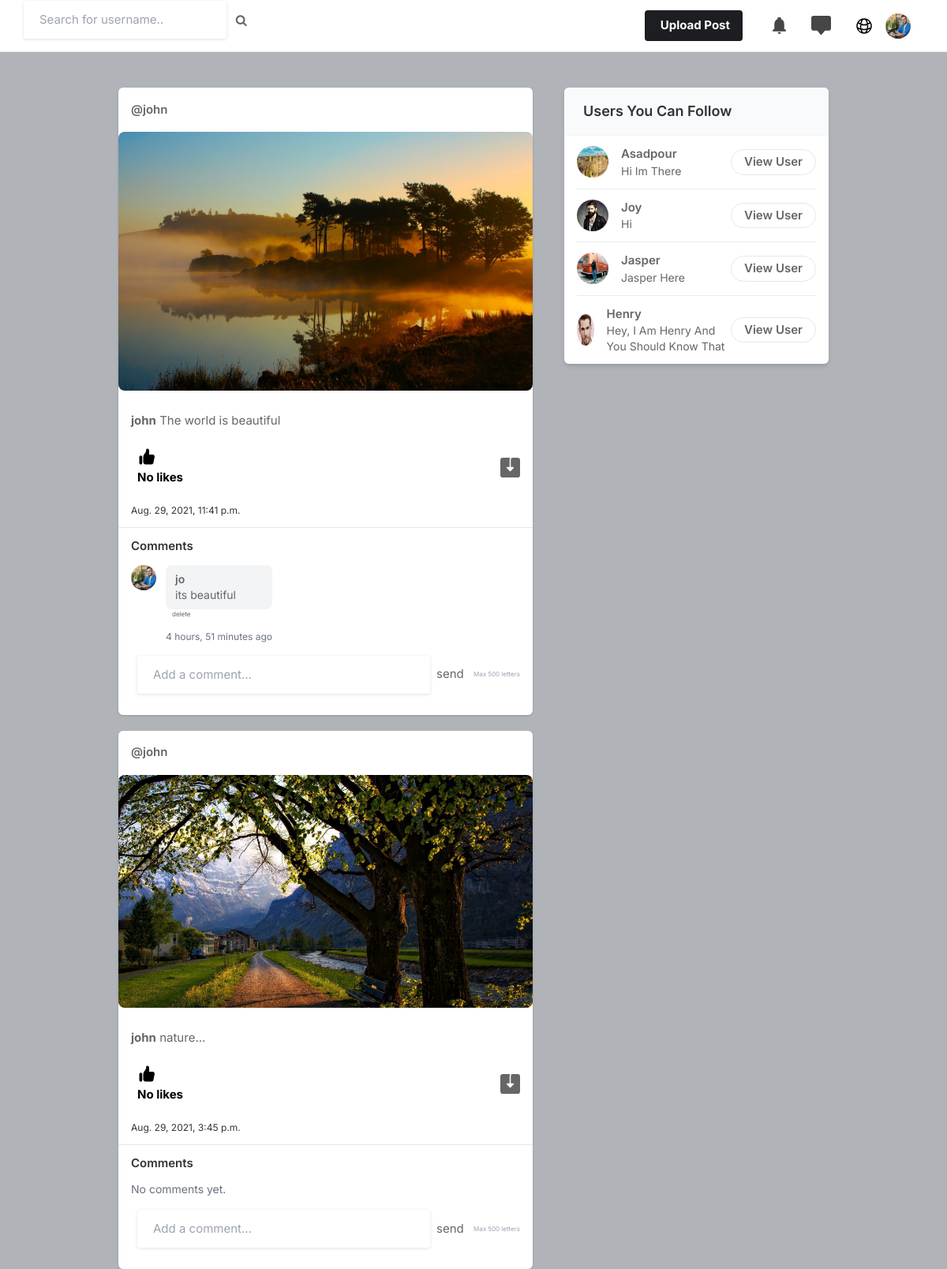
Screenshot of / (signed in) with the database file from the repository.
### core/models.py (models this page shows, shortened)
class Profile(models.Model):
    user = models.OneToOneField(User, on_delete=models.CASCADE, related_name='profile')
    id_user = models.IntegerField()
    bio = models.TextField(blank=True)
    email_confirmed = models.BooleanField(default=False)
    phone_confirmed = models.BooleanField(default=False)
    phone_number = models.TextField(blank=True)
    private_public = models.BooleanField(default=False)
    profileimg = models.ImageField(upload_to='profile_images',default='blank-profile-picture.png')
    profilebackground = models.ImageField(upload_to='profile_images',default='blank-profile-picture.png')
    location = models.CharField(max_length=100, blank=True)

class Post(models.Model):
    id = models.UUIDField(primary_key=True, default=uuid.uuid4, editable=False)
    user = models.CharField(max_length=100)
    image = models.FileField(upload_to='post_images',default='blank-post-picture.png')
    caption = models.TextField()
    created_at = models.DateTimeField(default=datetime.now)
    no_of_likes = models.IntegerField(default=0)

class Comments(models.Model):
    post = models.ForeignKey(Post, on_delete=models.CASCADE, related_name='comments')
    user = models.ForeignKey(User, on_delete=models.CASCADE)
    comment = models.TextField(max_length=500)
    created_at = models.DateTimeField(default=datetime.now)

### core/views.py (the view, shortened to what this page needs)
# urls.py: path('',views.index,name='index'),
@login_required(login_url='signin')
def index(request):
    user_object = User.objects.get(username=request.user.username)
    try:
        user_profile = Profile.objects.get(user=user_object)
    except Profile.DoesNotExist:
        return redirect('signin')
    user_following_list = []
    feed = []
    user_following = FollowersCount.objects.filter(follower=request.user.username)
    for users in user_following:
        user_following_list.append(users.user)
    for usernames in user_following_list:
        feed_lists = Post.objects.filter(user=usernames).prefetch_related('comments__user__profile')
        feed.append(feed_lists)
    feed_list = list(chain(*feed))
    following_with_profiles = []
    for follow in user_following:
        try:
            profile = Profile.objects.get(user__username=follow.user)
            time_diff = timezone.now() - follow.created_at
            total_minutes = int(time_diff.total_seconds() // 60)
            hours = total_minutes // 60
            minutes = total_minutes % 60
            if hours > 0:
                time_ago_str = f"{hours} ساعت و {minutes} دقیقه پیش"
            else:
                time_ago_str = f"{minutes} دقیقه پیش"
            if hours < 24:
                following_with_profiles.append({
                    'username': follow.user,
                    'profileimg': profile.profileimg.url,
                    'created_at': time_ago_str,
                })
        except Profile.DoesNotExist:
            continue
    user_requests = RequestFollow.objects.filter(user=request.user)
    request_with_profiles = []
    all_users = User.objects.all()
    user_following_all = []
    for user in user_following:
        user_list = User.objects.get(username=user.user)
        user_following_all.append(user_list)
    new_suggestion_list = [x for x in list(all_users) if(x not in list(user_following_all))]
    current_user = User.objects.filter(username=request.user.username)
    final_suggestion_list = [x for x in list(new_suggestion_list) if  (x not in list(current_user)) ]
    random.shuffle(final_suggestion_list)
    username_profile = []
    username_profile_list = []
    for users in final_suggestion_list:
        username_profile.append(users.id)
    for ids in username_profile:
        profile_lists = Profile.objects.filter(id_user=ids)
        username_profile_list.append(profile_lists)
    suggestions_username_profile_list = list(chain(*username_profile_list))
    return render(request, 'index.html', {'user_profile': user_profile,'following_notifications':following_with_profiles,'request_notifications':request_with_profiles,'posts': feed_list,'suggestions_username_profile_list':suggestions_username_profile_list[:4]})

### templates/index.html (shortened to what this page needs)
{% load static %}
<html lang="en">
<head>
    <link rel="stylesheet" href="{% static 'assets/css/icons.css' %}">
    <link rel="stylesheet" href="{% static 'assets/css/uikit.css' %}">
    <link rel="stylesheet" href="{% static 'assets/css/style.css' %}">
    <link rel="stylesheet" href="https://cdnjs.cloudflare.com/ajax/libs/font-awesome/6.6.0/css/all.min.css">
    <link rel="stylesheet" href="{% static 'assets/css/tailwind.css' %}">
    <link rel="stylesheet" href="https://cdnjs.cloudflare.com/ajax/libs/font-awesome/4.7.0/css/font-awesome.min.css">
</head>
<body>
            <header>
                <div class="header_inner">
                    <form action="/search" method="POST">
                    <div class="left-side">
                         <input type="text" name="username" placeholder="Search for username..">&nbsp; &nbsp;
                        <button type="submit"><i class="fa fa-search fa-1x"></i></button>
                    </div>
                    </form>
                    <div class="right-side lg:pr-4">
                        <a href="#"
                            class="bg-pink-500 flex font-bold hidden hover:bg-pink-600 hover:text-white inline-block items-center lg:block max-h-10 mr-4 px-4 py-2 rounded shado text-white">
                              Upload Post
                        </a>
                         <a href="#" class="header-links-item">
                        </a>
                     <a href="/messages" class="header-links-item">
                        </a>
                        <a href="/explore" title="Explore" style="display: inline-block; margin-left: 20px; color: black;">
                        </a>
                        <a href="#">
                            <img src="{{user_profile.profileimg.url}}" class="header-avatar" alt="">
                        </a>
                    </div>
                </div>
            </header>
            <div class="container m-auto">
                <div class="lg:flex justify-center lg:space-x-10 lg:space-y-0 space-y-5">
                <div class="space-y-5 flex-shrink-0 lg:w-7/12">
                    {% for post in posts reversed %}
                    <div class="bg-white shadow rounded-md -mx-2 lg:mx-0">
                    <div class="flex justify-between items-center px-4 py-3">
                        <div class="flex flex-1 items-center space-x-4">
                            <span class="block font-semibold "><a href="/profile/{{post.user}}">@{{post.user}}</a></span>
                        </div>
                        <div>
                            <a href="#"> <i class="icon-feather-more-horizontal text-2xl hover:bg-gray-200 rounded-full p-2 transition -mr-1 "></i> </a>
                        </div>
                    </div>
                <div class="post-media mb-3">
                    {% if post.image %}
                    {% if post.image.url|lower|slice:'-4:' == '.mp4' or post.image.url|lower|slice:'-5:' == '.webm' or post.image.url|lower|slice:'-4:' == '.mov' %}
                    <video controls style="width: 100%; max-height: 500px; object-fit: cover; border-radius: 8px;">
                        <source src="{{ post.image.url }}" type="video/mp4">
                    </video>
                    {% else %}
                    <a href="{{ post.image.url }}" uk-lightbox>
                        <img src="{{ post.image.url }}" alt="post media" style="width: 100%; max-height: 500px; object-fit: cover; border-radius: 8px;">
                    </a>
                    {% endif %}
                    {% endif %}
                </div>
                <div class="py-3 px-4 space-y-3">
                    <p>
                        <a href="/profile/{{post.user}}"><strong>{{post.user}}</strong></a> {{post.caption}}
                    </p>
                    <div class="flex space-x-4 lg:font-bold">
                        <a href="/like-post?post_id={{post.id}}" class="flex items-center space-x-2">
                            <div class="p-2 rounded-full text-black">
                                {% if post.no_of_likes == 0 %}
                                <p>No likes</p>
                                {% elif post.no_of_likes == 1 %}
                                <p>Liked by {{post.no_of_likes}} person</p>
                                {% else %}
                                <p>Liked by {{post.no_of_likes}} people</p>
                                {% endif %}
                            </div>
                        </a>
                        <a href="{{post.image.url}}" class="flex items-center space-x-2 flex-1 justify-end" download>
                        </a>
                    </div>
                    <h6 style="font-size: 12px;">
                        {{post.created_at}}
                    </h6>
                </div>
                    <div class="border-t border-gray-200 px-4 py-3">
                        <h3 class="font-semibold mb-3">Comments</h3>
                    <div class="space-y-3 mb-4">
                        {% for comment in post.comments.all %}
                        <div class="flex items-start space-x-3">
                            <a href="/profile/{{ comment.user.username }}">
                                <img src="{{ comment.user.profile.profileimg.url }}" class="w-8 h-8 rounded-full">
                            </a>
                        <div>
                            <div class="bg-gray-100 rounded-lg px-3 py-2">
                                <a href="/profile/{{ comment.user.username }}" class="font-semibold text-sm">
                                    {{ comment.user.username }}
                                </a>
                                <p class="text-sm" name="comment_txt">{{ comment.comment }}</p>
                            </div>
                            {% if comment.user.username == user.username %}
                            <form method="POST" action="/comment/delete/{{ post.id }}" class="flex items-center space-x-2">
                                <button style="font-size : 8px;" type="submit">delete</button>
                            </form>
                            {% endif %}
                            <span class="text-xs text-gray-500">{{ comment.created_at|timesince }} ago</span>
                        </div>
                    </div>
                        {% empty %}
                        <p class="text-gray-500 text-sm">No comments yet.</p>
                    {% endfor %}
                    </div>
                    <form method="POST" action="/comment/{{ post.id }}" class="flex items-center space-x-2">
                        <input type="text" name="comment_text" maxlength="500" placeholder="Add a comment..." class="flex-1 border border-gray-300 rounded-full px-4 py-2 focus:outline-none focus:ring-2 focus:ring-blue-500 focus:border-transparent">
                            <button type="submit">
                                send
                            </button>
                            <p class="text-[10px] text-gray-400 ml-2" style="font-size:8px;">Max 500 letters</p>
                    </form>
                    </div>
                        </div>
                    {% endfor %}
                    </div>
            <div class="lg:col-span-5">
                <div class="sticky top-4">
                    <div class="bg-white shadow-md rounded-md overflow-hidden">
                        <div class="bg-gray-50 border-b border-gray-100 py-4 px-6">
                            <h2 class="font-semibold text-lg">Users You Can Follow</h2>
                        </div>
                        <div class="divide-gray-300 divide-gray-50 divide-opacity-50 divide-y px-4">
                            {% for suggestion in suggestions_username_profile_list %}
                            <div class="flex items-center justify-between py-3">
                                <div class="flex flex-1 items-center space-x-4">
                                    <a href="/profile/{{suggestion.user}}">
                                        <img src="{{suggestion.profileimg.url}}" class="bg-gray-200 rounded-full w-10 h-10">
                                    </a>
                                    <div class="flex flex-col">
                                        <span class="block capitalize font-semibold">{{suggestion.user}}</span>
                                        <span class="block capitalize text-sm">{{suggestion.bio}}</span>
                                    </div>
                                </div>
                                <a href="/profile/{{suggestion.user}}" class="border border-gray-200 font-semibold px-4 py-1 rounded-full hover:bg-pink-600 hover:text-white hover:border-pink-600">View User</a>
                            </div>
                            {% endfor %}
                        </div>
                    </div>
                </div>
            </div>
                </div>
</div>
</body>
</html>

### static/assets/css/style.css (style rules this page uses)
body { background-color: #B0B3B8!important; }
button { vertical-align: middle; }
input { height: 48px; line-height: 48px; padding: 0 20px; outline: none; font-size: 15px; color: #808080; max-width: 100%; width: 100%; -webkit-box-sizing: border-box; box-sizing: border-box; display: block; font-weight: 400; opacity: 1; border-radius: 4px; border: none; -webkit-box-shadow: 0 1px 4px 0px rgba(0, 0, 0, 0.12); box-shadow: 0 1px 4px 0px rgba(0, 0, 0, 0.12); }
input[type="text"], input[type="password"], input[type="email"], input[type="number"] { height: 48px; line-height: 48px; padding: 0 20px; outline: none; font-size: 15px; color: #808080; max-width: 100%; width: 100%; -webkit-box-sizing: border-box; box-sizing: border-box; display: block; font-weight: 400; opacity: 1; border-radius: 4px; border: none; -webkit-box-shadow: 0 1px 4px 0px rgba(0, 0, 0, 0.12); box-shadow: 0 1px 4px 0px rgba(0, 0, 0, 0.12); }
input { -webkit-transition: all 0.1s ease-in-out; transition: all 0.1s ease-in-out; }
::placeholder { color: #808080; opacity: 1; }
button { border: none; margin: 0; padding: 0; width: auto; overflow: visible; background: transparent; color: inherit; font: inherit; line-height: normal; cursor: pointer; }
a { color: #be185d; -webkit-transition: 0.3s; transition: 0.3s; outline: none !important; }
button { outline: none !important; }
img { max-width: 100%; }
body { color: #666; font-size: 15px; line-height: 27px; background-color: #f0f2f5; font-family: "Inter", sans-serif; text-transform: none; }
body p { font-size: 15px; line-height: 27px; }
h1, h2, h3, h4, h5, h6 { font-family: "Inter", sans-serif; text-transform: none; }
input[type="text"], input[type="password"], input[type="email"] { font-family: "Inter", sans-serif; text-transform: none; }
button, body .pac-container { font-family: "Inter", sans-serif; text-transform: none; }
h1, h2, h3, h4, h5, h6 { color: #333; font-weight: 500; margin: 0; padding: 0; }
h2 { font-size: 26px; }
h3 { font-size: 22px; }
h6 { font-size: 12px; }
b, strong { font-weight: 700 !important; }
@media (min-width: 1024px) { .container { max-width: 900px !important; padding-top: 45px; } }
header { background-color: #fff; left: 0; right: 0; top: 0; z-index: 99; height: 66px; display: -webkit-box; display: -ms-flexbox; display: flex; -webkit-box-align: center; -ms-flex-align: center; align-items: center; border-bottom: 1px solid #e5e7eb; }
header .header_inner { display: -webkit-box; display: -ms-flexbox; display: flex; -webkit-box-align: center; -ms-flex-align: center; align-items: center; max-width: 1090px; margin: auto; width: 100%; max-width: 100% !important; padding: 0 30px; }
header .header_inner .left-side { display: -webkit-box; display: -ms-flexbox; display: flex; -webkit-box-align: center; -ms-flex-align: center; align-items: center; }
header .header_inner .right-side { display: -webkit-box; display: -ms-flexbox; display: flex; -webkit-box-align: center; -ms-flex-align: center; align-items: center; -webkit-box-pack: end; -ms-flex-pack: end; justify-content: flex-end; margin-left: auto; }
header .header_inner .right-side .header-links-item { padding: 10px; margin-left: 8px; }
header .header_inner .right-side .header-links-item svg { width: 25px; height: 25px; color: #464646; }
header .header_inner .right-side .header-avatar { width: 32px; height: 32px; border-radius: 100%; margin-left: 15px; }

### rows the page displays
Profile: profileimg (picture)
Post: user "john", image (picture), caption "The world is beautiful", no_of_likes "No likes", created_at "Aug. 29, 2021, 11:41 p.m."
Comments: user.profile.profileimg (picture), user.username "jo", comment "its beautiful", created_at "4 hours, 51 minutes"
Post: user "john", image (picture), caption "nature...", no_of_likes "No likes", created_at "Aug. 29, 2021, 3:45 p.m."
Profile: profileimg (picture), user "Asadpour", bio "Hi Im There"
Profile: profileimg (picture), user "Joy", bio "Hi"
Profile: profileimg (picture), user "Jasper", bio "Jasper Here"
Profile: profileimg (picture), user "Henry", bio "Hey, I Am Henry And You Should Know That"
